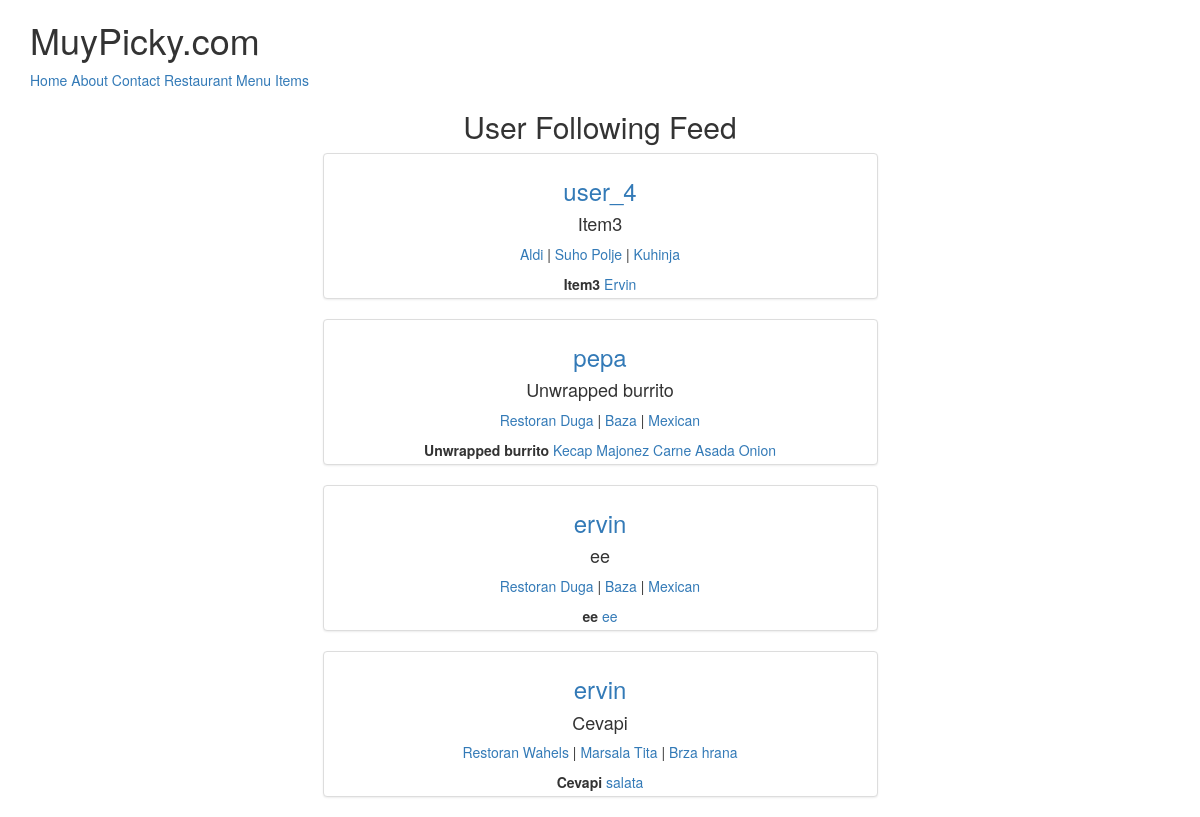
The app's page / (signed in) with its own data.
### menus/models.py (models this page shows, shortened)
class Item(models.Model):
	user			= models.ForeignKey(settings.AUTH_USER_MODEL)
	restaurant  	= models.ForeignKey(RestaurantLocation)
	name			= models.CharField(max_length=120)
	content			= models.TextField(help_text='Separate each item by comma')
	exclude			= models.TextField(blank=True, null=True, help_text='Separate each item by comma')
	public 			= models.BooleanField(default=True)
	timestamp 		= models.DateTimeField(auto_now_add=True)
	updated 		= models.DateTimeField(auto_now=True)
	class Meta:
		ordering = ['-updated', '-timestamp']
	def get_content(self):
		return self.content.split(",")

### restaurants/models.py (models this page shows, shortened)
class RestaurantLocation(models.Model):
	owner 			= models.ForeignKey(User)
	name 			= models.CharField(max_length=120)
	location 		= models.CharField(max_length=120, null=True, blank=True)
	category 		= models.CharField(max_length=120, null=True, blank=True, validators=[validate_category])
	timestamp 		= models.DateTimeField(auto_now_add=True)
	updated 		= models.DateTimeField(auto_now=True)
	slug 			= models.SlugField(null=True, blank=True)
	objects = RestaurantLocationManager() #add model.objects.all()
	@property
	def title(self):
		return self.name #obj.title

### menus/views.py (the view)
# urls.py: url(r'^$', HomeView.as_view(), name='home'),
class HomeView(View):
	def get(self, request, *args, **kwargs):
		if not request.user.is_authenticated():
			return render(request, "home.html", {})
		user = request.user
		is_following_user_ids = [x.user.id for x in user.is_following.all()]
		qs = Item.objects.filter(user__id__in=is_following_user_ids, public=True).order_by("-updated")
		return render(request, "menus/home-feed.html", {'object_list': qs})

### menus/templates/menus/home-feed.html
	{% extends 'base.html' %}
	{% block content %}
	<div class="row">
		<div class="col-sm-6 text-center col-sm-offset-3">
			<h2>User Following Feed</h2>
			{% for obj in object_list %}
			<div class="thumbnail">
				<h3><a href='{% url "profile:detail" username=obj.user.username %}'>{{ obj.user.username }}</a></h3>
				<h4>{{ obj.name }}</h4>
				<p><a href='{% url "profile:detail" username=obj.user.username %}?q={{ obj.restaurant.title }}'>{{ obj.restaurant.title }}</a> | <a href='{% url "profile:detail" username=obj.user.username %}?q={{ obj.restaurant.location }}'>{{ obj.restaurant.location }}</a> | <a href='{% url "profile:detail" username=obj.user.username %}?q={{ obj.restaurant.category }}'>{{ obj.restaurant.category }}</a></p>
				<b>{{ obj.name }}</b>
				{% for ing in obj.get_content %}
				<a href='{% url "profile:detail" username=obj.user.username %}?q={{ ing }}'>{{ ing }}</a>
				{% endfor %}
			</div>
	{% endfor %}
		</div>
	</div>
	{% endblock %}

### records on screen
Item: user.username "user_4", name "Item3", restaurant "Aldi", restaurant.location "Suho Polje", restaurant.category "Kuhinja", get_content "Ervin"
Item: user.username "pepa", name "Unwrapped burrito", restaurant "Restoran Duga", restaurant.location "Baza", restaurant.category "Mexican", get_content "Kecap" "Majonez" "Carne Asada" "Onion"
Item: user.username "ervin", name "ee", restaurant "Restoran Duga", restaurant.location "Baza", restaurant.category "Mexican", get_content "ee"
Item: user.username "ervin", name "Cevapi", restaurant "Restoran Wahels", restaurant.location "Marsala Tita", restaurant.category "Brza hrana", get_content "salata"
